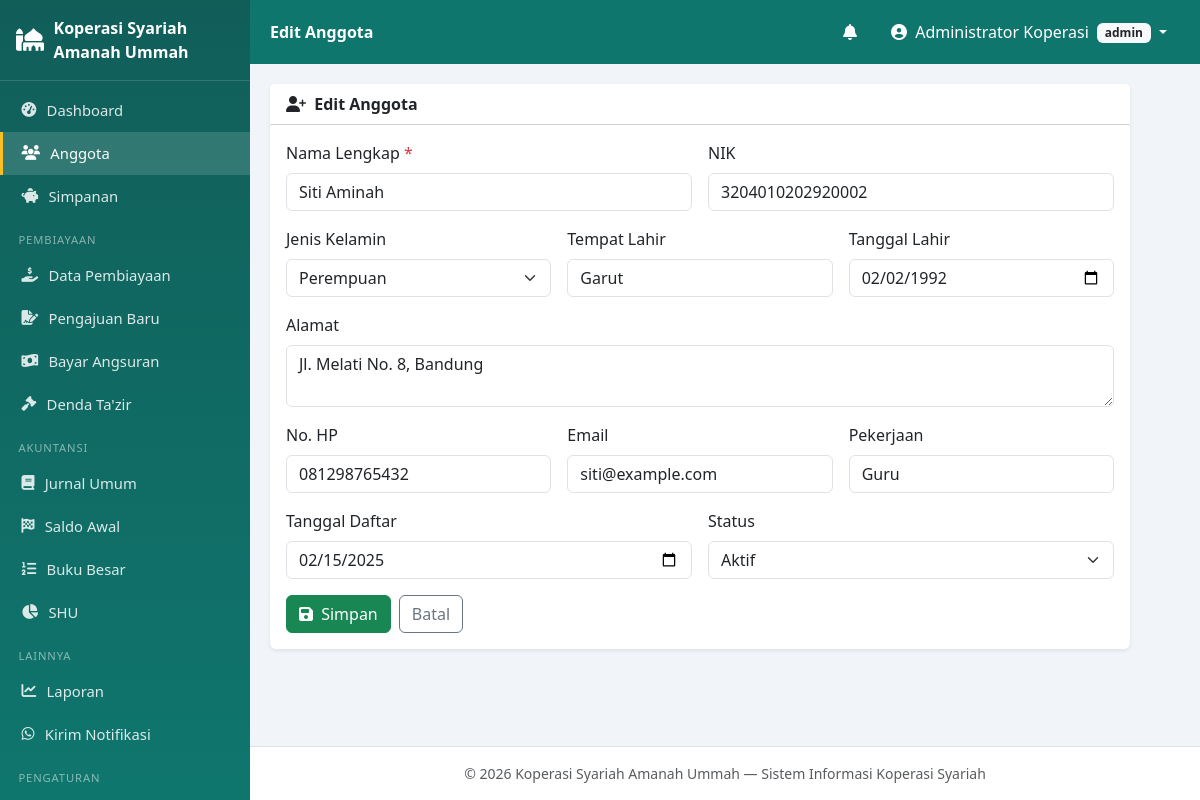
The page /index.php?mod=anggota&act=form&id=2 (signed in) on the database its author committed.
### tables this page shows
CREATE TABLE profil_koperasi (
    id            INT PRIMARY KEY DEFAULT 1,
    nama_koperasi VARCHAR(150) NOT NULL,
    alamat        TEXT,
    no_telp       VARCHAR(30),
    email         VARCHAR(100),
    nama_ketua    VARCHAR(100),
    slogan        VARCHAR(150)
);

CREATE TABLE anggota (
    id_anggota     INT AUTO_INCREMENT PRIMARY KEY,
    kode_anggota   VARCHAR(20) NOT NULL UNIQUE,
    nik            VARCHAR(20) DEFAULT NULL,
    nama           VARCHAR(100) NOT NULL,
    jenis_kelamin  ENUM('L','P') NOT NULL DEFAULT 'L',
    tempat_lahir   VARCHAR(50) DEFAULT NULL,
    tanggal_lahir  DATE DEFAULT NULL,
    alamat         TEXT,
    no_hp          VARCHAR(20) DEFAULT NULL,
    email          VARCHAR(100) DEFAULT NULL,
    pekerjaan      VARCHAR(100) DEFAULT NULL,
    status_anggota ENUM('aktif','nonaktif') NOT NULL DEFAULT 'aktif',
    tanggal_daftar DATE NOT NULL,
    created_at     TIMESTAMP DEFAULT CURRENT_TIMESTAMP
);

### config/database.php (called while the page is built, shortened)
<?php
class Database
{
    private static $instance = null;
    private function __construct()
    {
        try {
            $this->pdo = new PDO(
                'mysql:host=' . DB_HOST . ';dbname=' . DB_NAME . ';charset=utf8mb4',
                DB_USER, DB_PASS,
                [
                    PDO::ATTR_ERRMODE            => PDO::ERRMODE_EXCEPTION,
                    PDO::ATTR_DEFAULT_FETCH_MODE => PDO::FETCH_ASSOC,
                    PDO::ATTR_EMULATE_PREPARES   => false,
                ]
            );
        } catch (PDOException $e) {
            die('Koneksi database gagal: ' . $e->getMessage());
        }
    }
    public static function getInstance(): PDO
    {
        if (self::$instance === null) self::$instance = new self();
        return self::$instance->pdo;
    }
}

### models/PengaturanModel.php (called while the page is built, shortened)
<?php
require_once __DIR__ . '/../config/database.php';
class PengaturanModel
{
    private $db;
    public function __construct()
    {
        $this->db = Database::getInstance();
    }
    public function get(string $kunci, $default = null)
    {
        $st = $this->db->prepare('SELECT nilai FROM pengaturan WHERE kunci=?');
        $st->execute([$kunci]);
        $r = $st->fetch();
        return $r ? $r['nilai'] : $default;
    }
    public function profil()
    {
        return $this->db->query('SELECT * FROM profil_koperasi WHERE id=1')->fetch()
            ?: ['id' => 1, 'nama_koperasi' => 'Koperasi Syariah'];
    }
}

### models/AnggotaModel.php (called while the page is built, shortened)
<?php
require_once __DIR__ . '/../config/database.php';
class AnggotaModel
{
    private $db;
    public function __construct()
    {
        $this->db = Database::getInstance();
    }
    public function find(int $id)
    {
        $st = $this->db->prepare('SELECT * FROM anggota WHERE id_anggota = ?');
        $st->execute([$id]);
        return $st->fetch();
    }
}

### views/anggota/form.php (the view, shortened to what this page needs)
<?php
require_once __DIR__ . '/../../models/AnggotaModel.php';
$id = (int)($_GET['id'] ?? 0);
$a  = $id ? (new AnggotaModel())->find($id) : null;
$pageTitle = $id ? 'Edit Anggota' : 'Anggota Baru';
$active    = 'anggota';
include __DIR__ . '/../layout/header.php';
?>
<div class="card border-0 shadow-sm" style="max-width: 860px">
  <div class="card-header bg-white"><b><i class="fas fa-user-plus me-1"></i> <?= e($pageTitle) ?></b></div>
  <div class="card-body">
    <form method="post" action="controllers/proses_anggota.php" class="row g-3">
      <div class="col-md-6">
        <label class="form-label">Nama Lengkap <span class="text-danger">*</span></label>
        <input type="text" name="nama" class="form-control" required value="<?= e($a['nama'] ?? '') ?>">
      </div>
      <div class="col-md-6">
        <label class="form-label">NIK</label>
        <input type="text" name="nik" class="form-control" maxlength="20" value="<?= e($a['nik'] ?? '') ?>">
      </div>
      <div class="col-md-4">
        <label class="form-label">Jenis Kelamin</label>
        <select name="jenis_kelamin" class="form-select">
          <option value="P" <?= ($a['jenis_kelamin'] ?? '')==='P'?'selected':'' ?>>Perempuan</option>
        </select>
      </div>
      <div class="col-md-4">
        <label class="form-label">Tempat Lahir</label>
        <input type="text" name="tempat_lahir" class="form-control" value="<?= e($a['tempat_lahir'] ?? '') ?>">
      </div>
      <div class="col-md-4">
        <label class="form-label">Tanggal Lahir</label>
        <input type="date" name="tanggal_lahir" class="form-control" value="<?= e($a['tanggal_lahir'] ?? '') ?>">
      </div>
      <div class="col-12">
        <label class="form-label">Alamat</label>
        <textarea name="alamat" class="form-control" rows="2"><?= e($a['alamat'] ?? '') ?></textarea>
      </div>
      <div class="col-md-4">
        <label class="form-label">No. HP</label>
        <input type="text" name="no_hp" class="form-control" value="<?= e($a['no_hp'] ?? '') ?>">
      </div>
      <div class="col-md-4">
        <label class="form-label">Email</label>
        <input type="email" name="email" class="form-control" value="<?= e($a['email'] ?? '') ?>">
      </div>
      <div class="col-md-4">
        <label class="form-label">Pekerjaan</label>
        <input type="text" name="pekerjaan" class="form-control" value="<?= e($a['pekerjaan'] ?? '') ?>">
      </div>
      <div class="col-md-6">
        <label class="form-label">Tanggal Daftar</label>
        <input type="date" name="tanggal_daftar" class="form-control" value="<?= e($a['tanggal_daftar'] ?? date('Y-m-d')) ?>">
      </div>
      <div class="col-md-6">
        <label class="form-label">Status</label>
        <select name="status_anggota" class="form-select">
          <option value="aktif" <?= ($a['status_anggota'] ?? '')==='aktif'?'selected':'' ?>>Aktif</option>
        </select>
      </div>
      <div class="col-12 d-flex gap-2">
        <button class="btn btn-success"><i class="fas fa-save me-1"></i> Simpan</button>
        <a href="index.php?mod=anggota&act=list" class="btn btn-outline-secondary">Batal</a>
      </div>
    </form>
  </div>
</div>
<?php include __DIR__ . '/../layout/footer.php'; ?>

### views/layout/header.php (shortened to what this page needs)
<?php
require_once __DIR__ . '/../../config/database.php';
require_once __DIR__ . '/../../models/PengaturanModel.php';
$user      = $_SESSION['user'];
$pageTitle = $pageTitle ?? 'Dashboard';
$active    = $active ?? 'dashboard';
$pmModel = new PengaturanModel();
$profil  = $pmModel->profil();
$logo    = trim((string)$pmModel->get('logo', ''));
$logoAda = $logo !== '' && file_exists(__DIR__ . '/../../assets/img/' . $logo);
if (!function_exists('e')) {
    function e($s) { return htmlspecialchars((string)($s ?? ''), ENT_QUOTES, 'UTF-8'); }
}
?>
<!DOCTYPE html>
<html lang="id">
<head>
<link href="https://cdn.jsdelivr.net/npm/bootstrap@5.3.3/dist/css/bootstrap.min.css" rel="stylesheet">
<link href="https://cdnjs.cloudflare.com/ajax/libs/font-awesome/6.5.2/css/all.min.css" rel="stylesheet">
<link rel="stylesheet" href="assets/css/style.css">
</head>
<body>
<div class="wrapper">
  <aside class="sidebar" id="sidebar">
    <div class="brand">
      <?php if ($logoAda): ?>
        <img src="assets/img/<?= e($logo) ?>" alt="Logo">
      <?php else: ?>
        <i class="fas fa-mosque"></i>
      <?php endif; ?>
      <span><?= e($profil['nama_koperasi'] ?? 'KSU Syariah') ?></span>
    </div>
    <nav>
      <a href="index.php?mod=dashboard" class="<?= $active==='dashboard'?'on':'' ?>">
        <i class="fas fa-tachometer-alt"></i> Dashboard</a>
      <a href="index.php?mod=anggota&act=list" class="<?= $active==='anggota'?'on':'' ?>">
        <i class="fas fa-users"></i> Anggota</a>
      <a href="index.php?mod=simpanan&act=list" class="<?= $active==='simpanan'?'on':'' ?>">
        <i class="fas fa-piggy-bank"></i> Simpanan</a>
      <div class="menu-label">Pembiayaan</div>
      <a href="index.php?mod=pembiayaan&act=list" class="<?= $active==='pembiayaan'?'on':'' ?>">
        <i class="fas fa-hand-holding-usd"></i> Data Pembiayaan</a>
      <a href="index.php?mod=pembiayaan&act=pengajuan" class="<?= $active==='pembiayaan-pengajuan'?'on':'' ?>">
        <i class="fas fa-file-signature"></i> Pengajuan Baru</a>
      <a href="index.php?mod=pembiayaan&act=angsuran" class="<?= $active==='pembiayaan-angsuran'?'on':'' ?>">
        <i class="fas fa-money-bill-wave"></i> Bayar Angsuran</a>
      <a href="index.php?mod=denda&act=list" class="<?= $active==='denda'?'on':'' ?>">
        <i class="fas fa-gavel"></i> Denda Ta'zir</a>
      <div class="menu-label">Akuntansi</div>
      <a href="index.php?mod=jurnal&act=list" class="<?= $active==='jurnal'?'on':'' ?>">
        <i class="fas fa-book"></i> Jurnal Umum</a>
      <a href="index.php?mod=jurnal&act=saldo_awal" class="<?= $active==='jurnal-saldo-awal'?'on':'' ?>">
        <i class="fas fa-flag-checkered"></i> Saldo Awal</a>
      <a href="index.php?mod=jurnal&act=buku_besar" class="<?= $active==='jurnal-buku-besar'?'on':'' ?>">
        <i class="fas fa-list-ol"></i> Buku Besar</a>
      <a href="index.php?mod=shu&act=list" class="<?= $active==='shu'?'on':'' ?>">
        <i class="fas fa-chart-pie"></i> SHU</a>
      <div class="menu-label">Lainnya</div>
      <a href="index.php?mod=laporan" class="<?= $active==='laporan'?'on':'' ?>">
        <i class="fas fa-chart-line"></i> Laporan</a>
      <a href="index.php?mod=notifikasi&act=kirim" class="<?= $active==='notifikasi-kirim'?'on':'' ?>">
        <i class="fab fa-whatsapp"></i> Kirim Notifikasi</a>
      <?php if ($user['level'] === 'admin'): ?>
      <div class="menu-label">Pengaturan</div>
      <a href="index.php?mod=pengaturan&act=profil" class="<?= $active==='pengaturan-profil'?'on':'' ?>">
        <i class="fas fa-building"></i> Profil Koperasi</a>
      <?php endif; ?>
    </nav>
  </aside>
  <div class="main">
    <nav class="topbar">
      <div class="topbar-title"><?= e($pageTitle) ?></div>
      <div class="dropdown ms-auto me-2">
        <button class="btn btn-link text-white position-relative" data-bs-toggle="dropdown">
          <i class="fas fa-bell"></i>
        </button>
      </div>
      <div class="dropdown">
        <button class="btn btn-link text-white dropdown-toggle text-decoration-none" data-bs-toggle="dropdown">
          <i class="fas fa-user-circle me-1"></i> <?= e($user['nama_lengkap']) ?>
          <span class="badge bg-light text-dark ms-1"><?= e($user['level']) ?></span>
        </button>
      </div>
    </nav>
    <main class="content">

### views/layout/footer.php (shortened to what this page needs)
    </main>
    <footer class="text-center small text-muted py-3 border-top bg-white">
      &copy; <?= date('Y') ?> <?= e($profil['nama_koperasi'] ?? 'Koperasi Syariah') ?>
      — Sistem Informasi Koperasi Syariah
    </footer>
  </div>
</div>
</body>
</html>

### assets/css/style.css (style rules this page uses)
:root { --primary: #0f766e; --primary-2: #115e59; --sidebar-w: 250px; }
body { background: #f1f5f9; font-family: system-ui, -apple-system, "Segoe UI", Roboto, sans-serif; }
.wrapper { display: flex; min-height: 100vh; }
.main { flex: 1; margin-left: var(--sidebar-w); display: flex; flex-direction: column; min-width: 0; }
.content { padding: 1.25rem; flex: 1; }
.sidebar { width: var(--sidebar-w); background: linear-gradient(180deg, var(--primary-2), var(--primary)); color: #fff; position: fixed; top: 0; bottom: 0; left: 0; overflow-y: auto; z-index: 1040; }
.sidebar .brand { display: flex; align-items: center; gap: .6rem; padding: 1rem; font-weight: 700; border-bottom: 1px solid rgba(255,255,255,.15); min-height: 64px; }
.sidebar .brand i { font-size: 1.4rem; }
.sidebar nav { padding: .5rem 0 2rem; }
.sidebar nav a { display: flex; align-items: center; gap: .65rem; padding: .65rem 1.15rem; color: rgba(255,255,255,.85); text-decoration: none; font-size: .925rem; border-left: 3px solid transparent; }
.sidebar nav a.on { background: rgba(255,255,255,.14); border-left-color: #fbbf24; color: #fff; }
.sidebar .menu-label { padding: .9rem 1.15rem .3rem; font-size: .7rem; text-transform: uppercase; letter-spacing: .08em; color: rgba(255,255,255,.5); }
.topbar { background: var(--primary); min-height: 64px; display: flex; align-items: center; padding: 0 1.25rem; position: sticky; top: 0; z-index: 1030; }
.topbar-title { color: #fff; font-weight: 600; }
.topbar .btn-link { text-decoration: none; }

### rows shown on the page
profil_koperasi: nama_koperasi "Koperasi Syariah Amanah Ummah"
anggota: nama "Siti Aminah", nik "3204010202920002", jenis_kelamin "Perempuan", tempat_lahir "Garut", tanggal_lahir "02/02/1992", alamat "Jl. Melati No. 8, Bandung", no_hp "081298765432", email "siti@example.com", pekerjaan "Guru", tanggal_daftar "02/15/2025", status_anggota "Aktif"

### other values the page prints
$pageTitle "Edit Anggota"
$user['nama_lengkap'] "Administrator Koperasi"
$user['level'] "admin"
